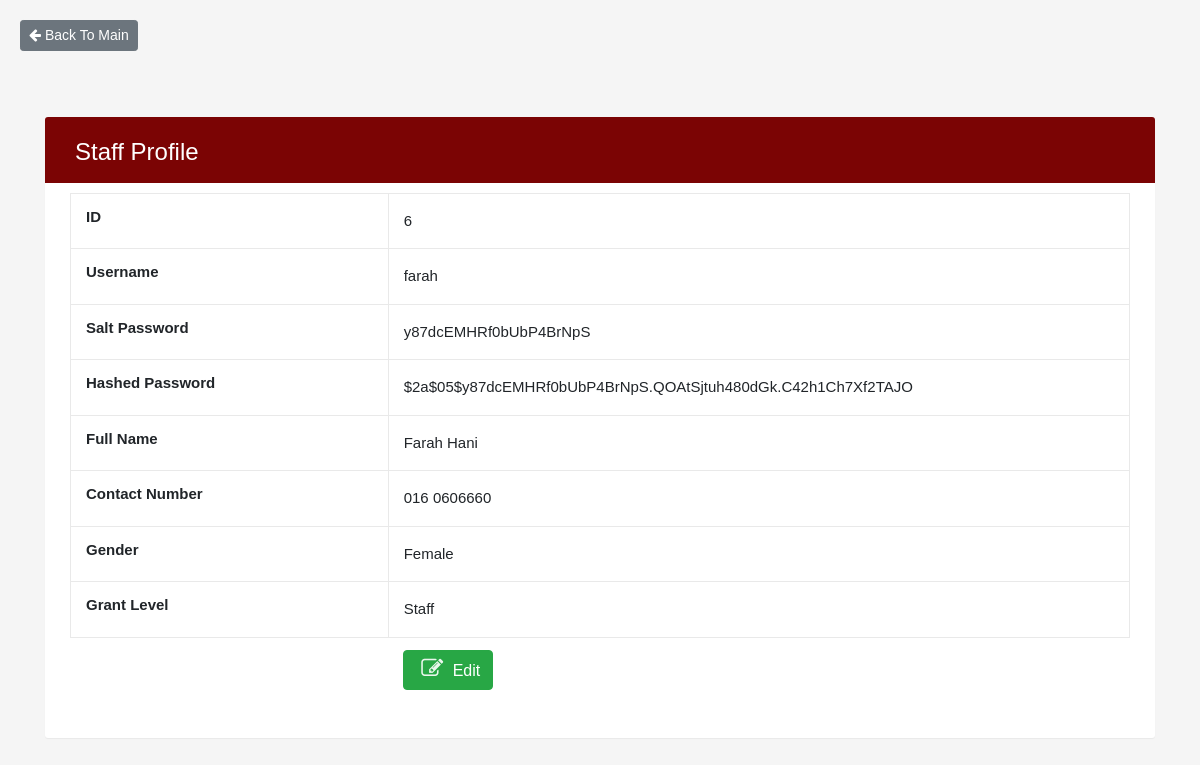
Page /staff/staff/StDisplay.php?id=6 (signed in) on the committed database.
### tables this page shows
CREATE TABLE `staff` (
  `st_id` int(11) NOT NULL,
  `st_username` varchar(15) NOT NULL,
  `st_salt` varchar(100) NOT NULL,
  `st_password` varchar(100) NOT NULL,
  `st_fullname` varchar(30) NOT NULL,
  `st_contact` varchar(20) NOT NULL,
  `st_gender` varchar(10) NOT NULL,
  `grant_level` varchar(15) NOT NULL DEFAULT 'Staff'
);

### staff/staff/StDisplay.php (the view, shortened to what this page needs)
<!DOCTYPE html>
<html lang="en">
<head>
<link rel="stylesheet" href="https://maxcdn.bootstrapcdn.com/bootstrap/4.2.1/css/bootstrap.min.css">
<link rel="stylesheet" href="https://cdnjs.cloudflare.com/ajax/libs/font-awesome/4.7.0/css/font-awesome.min.css">
</head>
<body>
<div class="card-body">
	<button onclick="window.location.href='../dashboard/index.php'" class="btn btn-secondary btn-sm mb-3"><i class="fa fa-arrow-left"></i> Back To Main</button>
</div>
    <div class="container">
        <div class="table-wrapper">
            <div class="table-title">
                <div class="row">
                    <div class="col-sm-6">
						<h2>Staff Profile</h2>
					</div>
                </div>
            </div>
            <form action="<?php echo $_SERVER['PHP_SELF']?>" method="post">
            <?php
			include("connectionDB.php");
        	if(isset($_GET['id'])){
			$output = '';
            $id=$_GET['id'];
            $sql="SELECT * FROM staff WHERE st_id = $id LIMIT 1";
			$result=mysqli_query($con,$sql);
			$output .= '
			<div class="table-responsive">
			<table class="table table-bordered">';
            while($row=mysqli_fetch_assoc($result)){
				$output .= '
				<tr>
				  	<th width="30%"><label>ID</label></th>
				  	<td width="70%">'.$row["st_id"].'</td>
				 </tr>
				 <tr>
                     <td width=""><b><label>Username</label></b></td>
                     <td width="70%">'.$row["st_username"].'</td>
                </tr>
                <tr>
                     <td width="30%"><b><label>Salt Password</label></b></td>
                     <td width="70%">'.$row["st_salt"].'</td>
                </tr>
                <tr>
                     <td width="30%"><b><label>Hashed Password</label></b></td>
                     <td width="70%">'.$row["st_password"].'</td>
                </tr>
                <tr>
                     <th width=""><label>Full Name</label></th>
                     <td width="70%">'.$row["st_fullname"].'</td>
                </tr>
                <tr>
                     <th width="30%"><label>Contact Number</label></th>
                     <td width="70%">'.$row["st_contact"].'</td>
                </tr>
                <tr>
                     <th width="30%"><label>Gender</label></th>
                     <td width="70%">'.$row["st_gender"].'</td>
                </tr>
                <tr>
                     <th width="30%"><label>Grant Level</label></th>
                     <td width="70%">'.$row["grant_level"].'</td>
                </tr>
				<tr class="noBorder">
					<td></td>
					<td>
						<button type="button" class="btn btn-success editdata" id="'.$row["st_id"].'"
						data-toggle="modal" data-target="#updateData"><i class="fa fa-edit"></i> Edit</button>
					</td>
				</tr>
           		';
			  }
			$output .= '
           	</table>
     		</div>
      		';
			echo $output;
		}
			?>
    </div>
</body>
</html>

### staff/staff/StDisplay.php (style rules this page uses)
body { color: #566787; background: #f5f5f5; font-family: 'Varela Round', sans-serif; font-size: 15px; }
.table-wrapper { background: #fff; padding: 20px 25px; margin: 30px 0; border-radius: 3px; box-shadow: 0 1px 1px rgba(0,0,0,.05); }
.table-title { padding-bottom: 15px; background: #7B0404; color: #fff; padding: 16px 30px; margin: -20px -25px 10px; border-radius: 3px 3px 0 0; }
.table-title h2 { margin: 5px 0 0; font-size: 24px; }
table.table tr th, table.table tr td { border-color: #e9e9e9; padding: 12px 15px; vertical-align: middle; }
table.table tr th:first-child { width: 60px; }
table.table td:last-child i { opacity: 0.9; font-size: 22px; margin: 0 5px; }
table.table td i { font-size: 19px; }
tr.noBorder td { border: 0; }

### rows in the picture
staff: st_id "6", st_username "farah", st_salt "y87dcEMHRf0bUbP4BrNpS", st_password "$2a$05$y87dcEMHRf0bUbP4BrNpS.QOAtSjtuh480dGk.C42h1Ch7Xf2TAJO", st_fullname "Farah Hani", st_contact "016 0606660", st_gender "Female", grant_level "Staff"
